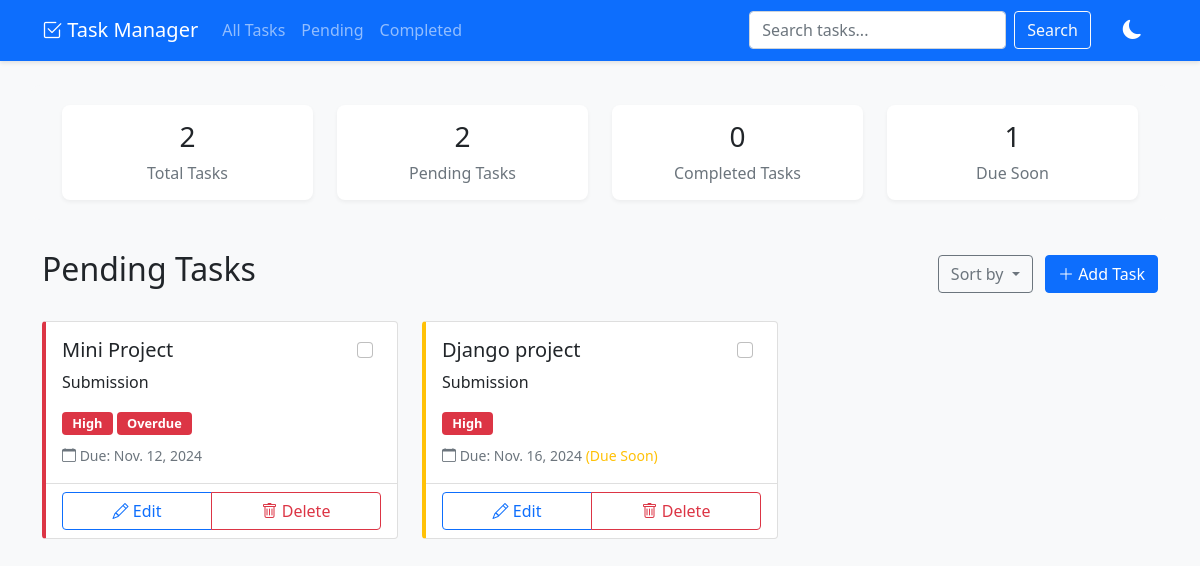
Page /?filter=pending on the committed database.
### myapp/models.py (models this page shows, shortened)
class Task(models.Model):
    PRIORITY_CHOICES = [
        ('low', 'Low'),
        ('medium', 'Medium'),
        ('high', 'High'),
    ]
    title = models.CharField(max_length=200)
    description = models.TextField()
    priority = models.CharField(max_length=10, choices=PRIORITY_CHOICES, default='medium')
    due_date = models.DateField()
    completed = models.BooleanField(default=False)
    created_at = models.DateTimeField(auto_now_add=True)
    updated_at = models.DateTimeField(auto_now=True)
    @property
    def is_due_soon(self):
        if self.due_date:
            return date.today() <= self.due_date <= date.today() + timedelta(days=3)
        return False
    @property
    def is_overdue(self):
        if self.due_date:
            return date.today() > self.due_date and not self.completed
        return False

### myapp/views.py (the view)
# urls.py: path('', views.task_list, name='task_list'),
def task_list(request):
    tasks = Task.objects.all()
    search_query = request.GET.get('search', '')
    if search_query:
        tasks = tasks.filter(
            Q(title__icontains=search_query) |
            Q(description__icontains=search_query)
        )
    filter_name = None
    filter_param = request.GET.get('filter', '')
    if filter_param == 'pending':
        tasks = tasks.filter(completed=False)
        filter_name = 'Pending Tasks'
    elif filter_param == 'completed':
        tasks = tasks.filter(completed=True)
        filter_name = 'Completed Tasks'
    sort_param = request.GET.get('sort', '')
    if sort_param == 'due_date':
        tasks = tasks.order_by('due_date')
    elif sort_param == 'priority':
        tasks = tasks.order_by('-priority')
    else:
        tasks = tasks.order_by('-created_at')
    context = {
        'tasks': tasks,
        'filter_name': filter_name,
        'search_query': search_query,
        'total_tasks': Task.objects.count(),
        'pending_tasks': Task.objects.filter(completed=False).count(),
        'completed_tasks': Task.objects.filter(completed=True).count(),
        'due_soon_tasks': Task.objects.filter(
            due_date__range=[date.today(), date.today() + timedelta(days=3)],
            completed=False
        ).count(),
    }
    return render(request, 'task_list.html', context)

### templates/task_list.html (shortened to what this page needs)
{% extends 'base.html' %}
{% block content %}
<div class="task-stats row">
    <div class="col-md-3">
        <div class="stat-card">
            <h3>{{ total_tasks }}</h3>
            <p class="text-muted mb-0">Total Tasks</p>
        </div>
    </div>
    <div class="col-md-3">
        <div class="stat-card">
            <h3>{{ pending_tasks }}</h3>
            <p class="text-muted mb-0">Pending Tasks</p>
        </div>
    </div>
    <div class="col-md-3">
        <div class="stat-card">
            <h3>{{ completed_tasks }}</h3>
            <p class="text-muted mb-0">Completed Tasks</p>
        </div>
    </div>
    <div class="col-md-3">
        <div class="stat-card">
            <h3>{{ due_soon_tasks }}</h3>
            <p class="text-muted mb-0">Due Soon</p>
        </div>
    </div>
</div>
<div class="d-flex justify-content-between align-items-center mb-4">
    <h2>{% if filter_name %}{{ filter_name }}{% else %}All Tasks{% endif %}</h2>
    <div>
        <div class="btn-group me-2">
            <button class="btn btn-outline-secondary dropdown-toggle" type="button" data-bs-toggle="dropdown">
                Sort by
            </button>
        </div>
        <a href="{% url 'task_create' %}" class="btn btn-primary">
            <i class="bi bi-plus-lg"></i> Add Task
        </a>
    </div>
</div>
<div class="row">
    {% for task in tasks %}
    <div class="col-md-6 col-lg-4 mb-4">
        <div class="card h-100 task-card {% if task.is_due_soon %}due-soon{% elif task.is_overdue %}overdue{% endif %}">
            <div class="card-body">
                <div class="d-flex justify-content-between align-items-start">
                    <h5 class="card-title">{{ task.title }}</h5>
                    <div class="form-check">
                        <input type="checkbox" class="form-check-input" {% if task.completed %}checked{% endif %}
                               onchange="toggleTaskStatus({{ task.pk }}, this.checked)">
                    </div>
                </div>
                <p class="card-text">{{ task.description }}</p>
                <div class="mb-2">
                    <span class="badge bg-{% if task.priority == 'high' %}danger{% elif task.priority == 'medium' %}warning{% else %}success{% endif %} priority-badge">
                        {{ task.priority|title }}
                    </span>
                    {% if task.is_overdue and not task.completed %}
                    <span class="badge bg-danger priority-badge">Overdue</span>
                    {% endif %}
                </div>
                <p class="card-text">
                    <small class="text-muted">
                        <i class="bi bi-calendar"></i> Due: {{ task.due_date }}
                        {% if task.is_due_soon and not task.completed %}
                        <span class="text-warning">(Due Soon)</span>
                        {% endif %}
                    </small>
                </p>
            </div>
            <div class="card-footer bg-transparent">
                <div class="btn-group w-100">
                    <a href="{% url 'task_update' task.pk %}" class="btn btn-outline-primary">
                        <i class="bi bi-pencil"></i> Edit
                    </a>
                    <a href="{% url 'task_delete' task.pk %}" class="btn btn-outline-danger"
                       onclick="return confirm('Are you sure you want to delete this task?')">
                        <i class="bi bi-trash"></i> Delete
                    </a>
                </div>
            </div>
        </div>
    </div>
    {% empty %}
    <div class="col-12">
        <div class="alert alert-info">
            <i class="bi bi-info-circle"></i> No tasks found. {% if search_query %}Try a different search term.{% else %}Create your first task!{% endif %}
        </div>
    </div>
    {% endfor %}
</div>
{% endblock %}

### static/css/style.css (style rules this page uses)
.task-card { transition: transform 0.2s, box-shadow 0.2s; }
.priority-badge { font-size: 0.8rem; padding: 0.4em 0.8em; }
.task-stats { background: #f8f9fa; border-radius: 10px; padding: 20px; margin-bottom: 30px; }
.stat-card { text-align: center; padding: 15px; border-radius: 8px; background: white; box-shadow: 0 2px 4px rgba(0,0,0,0.05); }
.due-soon { border-left: 4px solid #ffc107; }
.overdue { border-left: 4px solid #dc3545; }

### rows in the picture
Task: title "Mini Project", description "Submission", priority "High", shows "Overdue", due_date "Nov. 12, 2024"
Task: title "Django project", description "Submission", priority "High", due_date "Nov. 16, 2024", shows "(Due Soon)"

### other values in the picture
{{ total_tasks }} "2"
{{ pending_tasks }} "2"
{{ completed_tasks }} "0"
{{ due_soon_tasks }} "1"
{{ filter_name }} "Pending Tasks"
